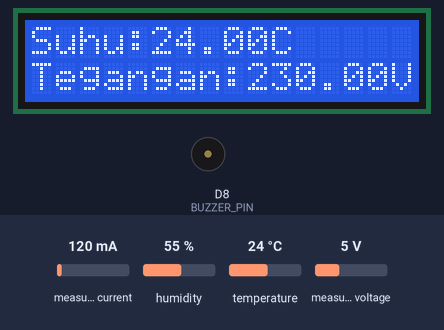
The sketch below on a simulated ESP8266 (Wemos D1 mini). On the bench: 16×2 character LCD, buzzer (waves = sounding, pin HIGH). The test bench sets the inputs (shaded band); at power-on: measured voltage 5 V, temperature 24 °C, measured current 120 mA, humidity 55 %. WiFi joins after 1.5 s; servers stay silent unless stated; network time is answered at once with the bench clock; uploads are accepted with an empty reply; the local clock reads 2024-03-15 10:24:30 at power-on unless the sketch sets it; what the sketch prints to the serial monitor is not drawn.

Above: at 3.2 s.
3.3 s: measured voltage set to 5.3 V
At 6.0 s:
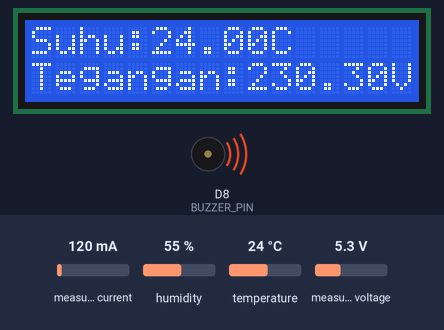
10.3 s: temperature set to 12 °C
At 15.7 s:
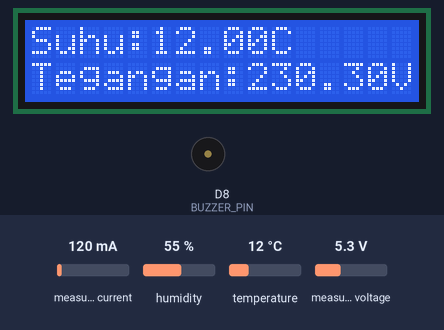
15.8 s: temperature set to 19 °C
At 20.3 s:
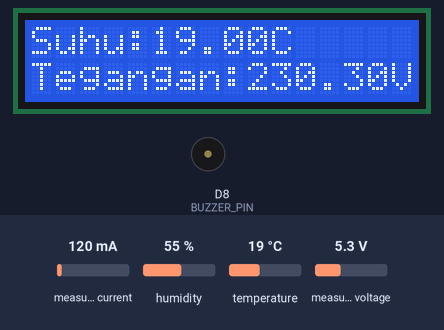
20.4 s: measured voltage set to 0.3 V
At 23.6 s:
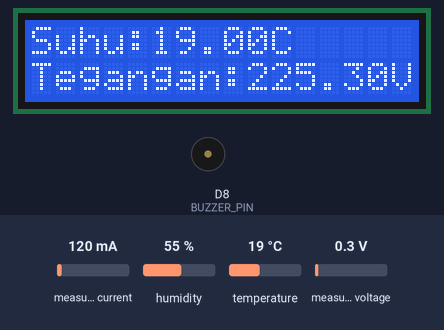
24.6 s: temperature set to 28 °C
At 26.2 s:
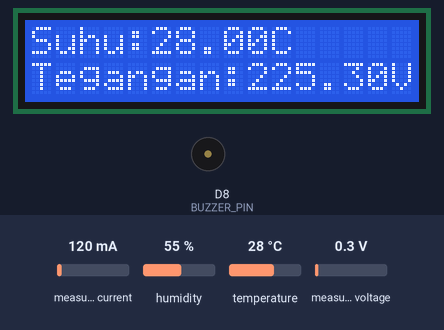
27.2 s: measured voltage set to 3.8 V
At 28.8 s:
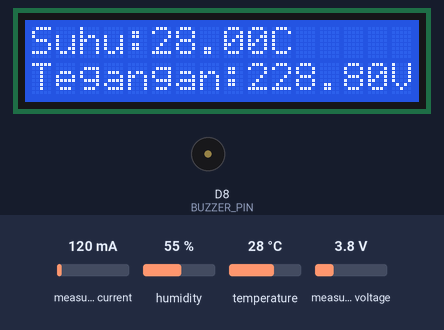
Timing chart, 0 to 30.3 s (numbered marks = the images above; inputs shaded):
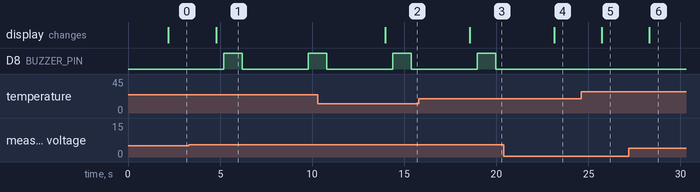

Measured:
- the behaviour switches between 5 and 5.1 V on measured voltage (found by bisection; images 0 and 1)
- after the input at 3.3 s, D8 (BUZZER_PIN): LOW → HIGH after 1.9 s, → LOW 1.0 s later, → HIGH 3.6 s later; the display: changes after 1.5 s (image 1)
- after the input at 10.3 s, the display: changes after 3.7 s (image 2)
- after the input at 15.8 s, the display: changes after 2.8 s (image 3)
- after the input at 20.4 s, D8 (BUZZER_PIN): stays LOW (without the input it goes to HIGH after 3.1 s); the display: changes after 2.7 s (image 4)
- after the input at 24.6 s, the display: changes after 1.1 s (image 5)
- after the input at 27.2 s, the display: changes after 1.1 s (image 6)

The sketch:

wemos.ino
```cpp
#include <PZEM004Tv30.h>
#include <SoftwareSerial.h>
#include <ESP8266WiFi.h>
#include <ESP8266WebServer.h>
#include <ESP8266HTTPClient.h>
#include <WiFiClient.h>
#include <ArduinoJson.h>
#include <NTPClient.h>
#include <WiFiUdp.h>


const char* ssid = "Internetan Puas";
const char* password = "gratiskok";
String serverUrl = "http://192.168.16.124";


#define PZEM_RX_PIN D6 // Ubah pin sesuai dengan pin yang tersedia pada Wemos D1 R2
#define PZEM_TX_PIN D7 // Ubah pin sesuai dengan pin yang tersedia pada Wemos D1 R2


#include <DHT.h>
#define DHTPIN D5 // Ubah pin sesuai dengan pin yang tersedia pada Wemos D1 R2
#define DHTTYPE DHT11
DHT dht(DHTPIN, DHTTYPE);

SoftwareSerial pzemSWSerial(PZEM_RX_PIN, PZEM_TX_PIN);
PZEM004Tv30 pzem(pzemSWSerial);

#define BUZZER_PIN D8 // Ubah pin sesuai dengan pin yang tersedia pada Wemos D1 R2

#include <Wire.h>
#include <LiquidCrystal_I2C.h>
#define I2C_ADDR 0x27 // Alamat I2C untuk LCD biasanya adalah 0x3F

LiquidCrystal_I2C lcd(I2C_ADDR, 16, 2);

DynamicJsonDocument postData(1024);
DynamicJsonDocument tanggapanPostData(1024);

WiFiUDP ntpUDP;
NTPClient timeClient(ntpUDP, "pool.ntp.org");

int n = 1;
String suhu, tegangan = "Listrik Padam",kelembaban;
float volt = 0;

void setup() {
  Serial.begin(115200);
  dht.begin();
  pinMode(BUZZER_PIN, OUTPUT);

  WiFi.begin(ssid, password);

  Serial.print("Menghubungkan ke ");
  Serial.print(ssid);

  while (WiFi.status() != WL_CONNECTED) {
    delay(1000);
    Serial.print(".");
  }

  Serial.println("");
  Serial.println("Koneksi WiFi berhasil!");
  Serial.print("Alamat IP: ");
  Serial.println(WiFi.localIP());

  timeClient.begin();
  timeClient.setTimeOffset(0);
}

void loop() {
  ambiltegangan();
  bacasuhu();

  bacalcd(suhu, tegangan);
  upload();
  delay(2000);
}


void buzzer(int duration) {
  digitalWrite(BUZZER_PIN, HIGH);
  delay(duration);
  digitalWrite(BUZZER_PIN, LOW);
  delay(duration);
}

void bacasuhu() {
  float temperature = dht.readTemperature();
  float humidity = dht.readHumidity();

  if (isnan(temperature) || isnan(humidity)) {
    Serial.println("Gagal membaca data dari sensor DHT!");
    return;
  }

  suhu = String(temperature) + "C";
  Serial.print("Suhu: ");
  Serial.print(temperature);
  Serial.println(" °C");

  kelembaban = String(humidity)+"%RH";
  Serial.print("Kelembaban: ");
  Serial.print(humidity);
  Serial.println(" %");
}

void bacalcd(String nilai1, String nilai2) {

  lcd.init();
  lcd.backlight();
  lcd.clear();

  lcd.setCursor(0, 0);
  lcd.print("Suhu:"+nilai1);

  lcd.setCursor(0, 1);
  if(nilai2 == "Listrik Padam") {
    lcd.print(nilai2);
  }else {
    lcd.print("Tegangan:"+nilai2);
  }
}

void ambiltegangan() {
  Serial.print("Custom Address:");
  Serial.println(pzem.readAddress(), HEX);

  float voltage = pzem.voltage();
  float current = pzem.current();
  float power = pzem.power();
  float energy = pzem.energy();
  float frequency = pzem.frequency();
  float pf = pzem.pf();

  if (isnan(voltage)) {
    Serial.println("Error reading voltage");
    tegangan = "Listrik Padam";
    volt = 0.00;
  } else if (isnan(current)) {
    Serial.println("Error reading current");
  } else if (isnan(power)) {
    Serial.println("Error reading power");
  } else if (isnan(energy)) {
    Serial.println("Error reading energy");
  } else if (isnan(frequency)) {
    Serial.println("Error reading frequency");
  } else if (isnan(pf)) {
    Serial.println("Error reading power factor");
  } else {

    tegangan = String(voltage) + "V";
    volt = voltage;
    Serial.print("Voltage: ");
    Serial.print(voltage);
    Serial.println("V");
    Serial.print("Current: ");
    Serial.print(current);
    Serial.println("A");
    Serial.print("Power: ");
    Serial.print(power);
    Serial.println("W");
    Serial.print("Energy: ");
    Serial.print(energy, 3);
    Serial.println("kWh");
    Serial.print("Frequency: ");
    Serial.print(frequency, 1);
    Serial.println("Hz");
    Serial.print("PF: ");
    Serial.println(pf);
  }

  Serial.println();
}


void upload(){
  timeClient.update();
  time_t epochTime = timeClient.getEpochTime();
  String kirim = "";

  JsonObject datasensor = postData.to<JsonObject>();
  datasensor["suhu"] = suhu;
  datasensor["kelembaban"] = kelembaban;
  datasensor["tegangan"] = tegangan;
  datasensor["waktu"] = epochTime;

  HTTPClient http;
  WiFiClient client;
  String url = "/iotperbandingan/public/api/iot/data2";
  url = serverUrl + url;


  serializeJson(datasensor, kirim);

  Serial.println(kirim);

  client.connect(serverUrl, 80);
  http.begin(client, url);

  http.addHeader("Content-Type", "application/json");
  int httpResponseCode = http.POST(kirim);

//  Serial.println(httpResponseCode);

  if (httpResponseCode == HTTP_CODE_OK) {
    String response = http.getString();
    deserializeJson(tanggapanPostData, response);

    JsonObject obj = tanggapanPostData.as<JsonObject>();
    String pesan = obj["pesan"].as<String>();

    if(volt > 230.00){
        buzzer(1000);
    }

    Serial.print(pesan);

  }else {
    Serial.print("Gagal mengambil data upload");
    Serial.println(http.errorToString(httpResponseCode));
  }


  tanggapanPostData.clear();
  postData.clear();


}
```
